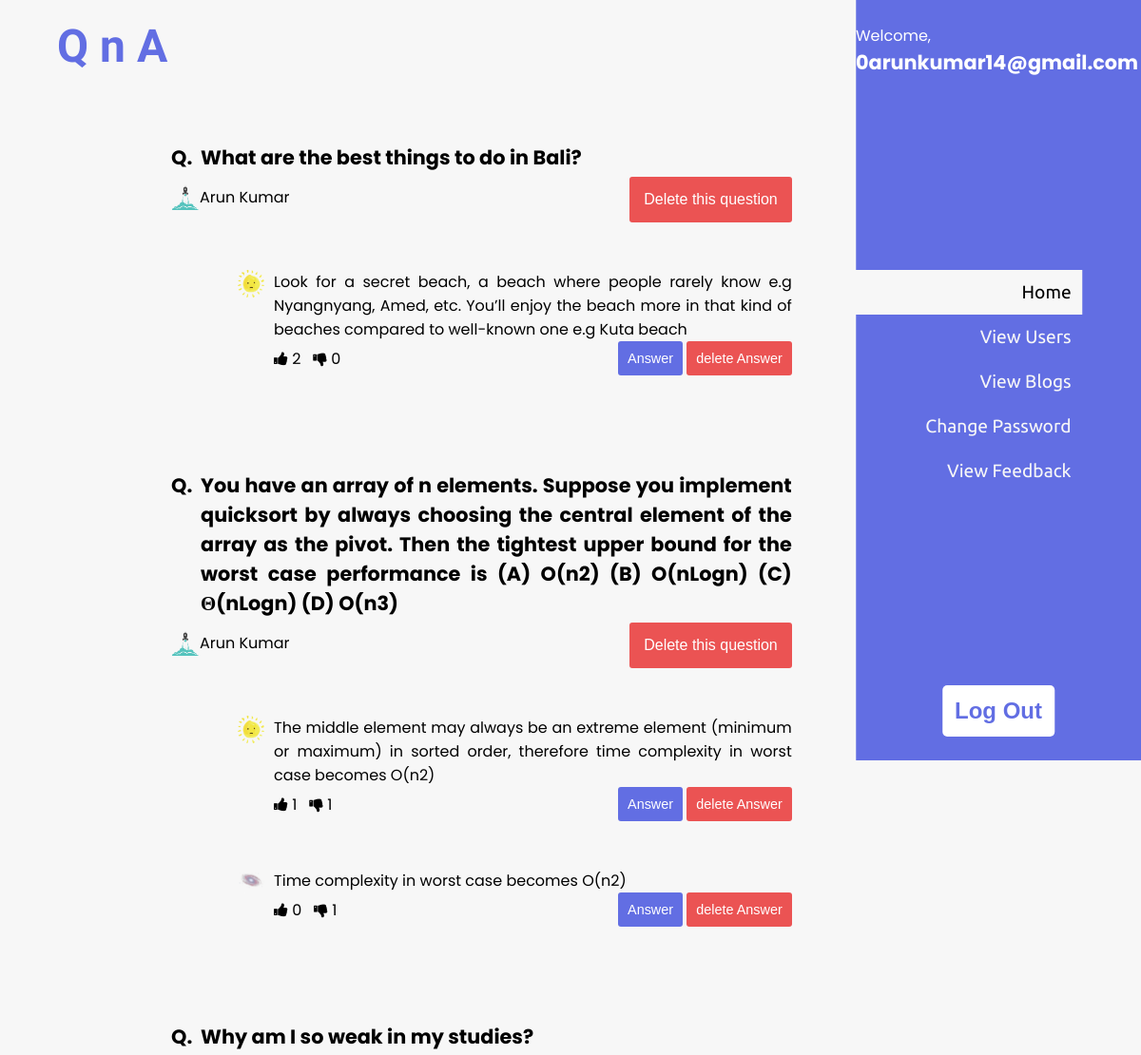
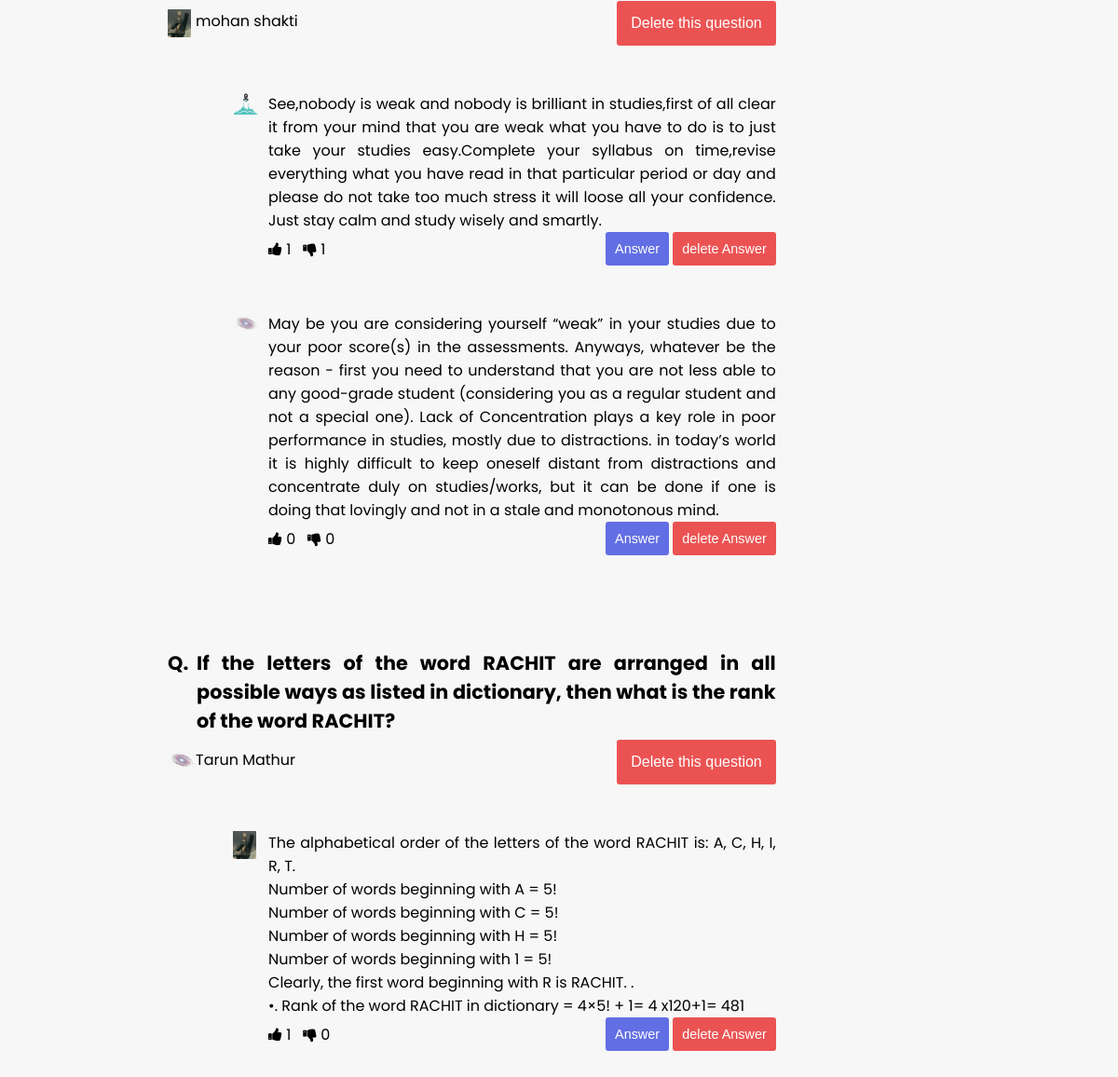
Screenshot of /admin_home (signed in) with the database file from the repository (2 pictures, top to bottom).
### study/models.py (models this page shows, shortened)
class Questions(models.Model):
    id = models.AutoField
    que = RichTextField(blank=True, null=True)
    topic = models.CharField(max_length=100, null=True)
    ans = RichTextField(blank=True, null=True)
    user = models.CharField(max_length=50, null=True)
    user_id = models.IntegerField(max_length=100, null=True)
    atopic = models.CharField(max_length=100, null=True)
    h = models.IntegerField(max_length=200, null=True)
    nh = models.IntegerField(max_length=200, null=True)

class Signup(models.Model):
    user = models.ForeignKey(User, on_delete=models.CASCADE)
    mobile = models.CharField(max_length=20, null=True)
    gender = models.CharField(max_length=10, null=True)
    dob = models.CharField(max_length=10, null=True)
    follower = models.IntegerField(max_length=200, null=True)
    following = models.IntegerField(max_length=200, null=True)
    que_asked = models.IntegerField(max_length=100, null=True)
    answered = models.IntegerField(max_length=100, null=True)
    usr_img = models.ImageField(upload_to="img/", default="")

### study/views.py (the view)
# urls.py: path('admin_home', admin_home, name="admin_home"),
def admin_home(request):
    if not request.user.is_authenticated:
        return redirect('login')
    data = Questions.objects.all()
    usr_data = Signup.objects.all()
    lst = []
    for i in data:
        if i.que is not None and i.que != "":
            lst.append([i, str(i.id)])
    d = {'data': data, 'lst': lst, 'usr_data': usr_data}
    return render(request, 'admin_home.html', d)

### study/templates/admin_home.html (shortened to what this page needs)
<html>
  <head>
    {% load static %}
    <link
      rel="stylesheet"
      href="https://cdnjs.cloudflare.com/ajax/libs/font-awesome/4.7.0/css/font-awesome.min.css"
    />
    <link rel="stylesheet" href="{% static 'css/admin_home.css' %}" />
  </head>
  <body>
    <div class="main-container">
      <div class="body-container">
        <a href="{% url 'index' %}"><p class="logo">Q n A</p></a>
        <div class="all-content">
          {% for i, j in lst %}
          <div class="que-cont">
            <div class="que">
              <p>Q.&nbsp&nbsp</p>
              <p>{{ i.que|safe }}</p>
            </div>
            <div class="asker">
              <div class="info">
                <div class="img-usr">
                  {% for m in usr_data %} {% if m.user.id == i.user_id %}
                  <img src="{{ MEDIA_URL }}/media/{{ m.usr_img }}" alt="" />
                  {% endif %} {% endfor %}
                </div>
                {{ i.user }}
              </div>
              <div class="del-que">
                <a
                  href="{% url 'delete_que' i.id %}"
                  onclick="return confirm('Are you Sure?')"
                  ><button>Delete this question</button></a
                >
              </div>
            </div>
          </div>
          {% for k in data %} {% if k.atopic == j %}
          <div class="ans-cont">
            <div class="anss-img">
              {% for m in usr_data %} {% if m.user.id == k.user_id %}
              <img src="{{ MEDIA_URL }}/media/{{ m.usr_img }}" alt="" />
              {% endif %} {% endfor %}
            </div>
            <div class="ans">
              <p>{{ k.ans|safe }}</p>
              <div class="strip">
                <p>
                  <span
                    ><a href="{% url 'add_on_admin' k.id %}"
                      ><i class="fa fa-thumbs-up"></i
                    ></a>
                    {{ k.h }} &nbsp&nbsp</span
                  ><span
                    ><a href="{% url 'addd_on_admin' k.id %}"
                      ><i class="fa fa-thumbs-down"></i
                    ></a>
                    {{ k.nh }}</span
                  >
                </p>
                <p>
                  <a href="{% url 'add_ans_user' i.id%}"
                    ><button class="but" style="background: #626ee3">
                      Answer
                    </button></a
                  >
                  <a
                    href="{% url 'delete_ans' k.id %}"
                    onclick="return confirm('Are you Sure?')"
                    ><button class="but" style="background-color: #eb5353">
                      delete Answer
                    </button></a
                  >
                </p>
              </div>
            </div>
          </div>
          {% endif %} {% endfor %} {% endfor %}
        </div>
      </div>
      <div class="menu-admin">
        <div class="admin-navigation">
          <p>
            Welcome,
            <span style="font-weight: bold; font-size: 1.3rem">
              {{ user }}</span
            >
          </p>
          <ul class="admin-nav">
            <a href="{% url 'admin_home' %}"
              ><li class="nav-items-admin active">Home</li></a
            >
            <a href="{% url 'view_user' %}"
              ><li class="nav-items-admin">View Users</li></a
            >
            <a href=""><li class="nav-items-admin">View Blogs</li></a>
            <a href="{% url 'change_password' %}"
              ><li class="">Change Password</li></a
            >
            <a href="{% url 'view_feedback' %}"
              ><li class="nav-items-admin">View Feedback</li></a
            >
          </ul>
          <a href="{% url 'logout' %}"
            ><button class="buttn">Log Out</button></a
          >
        </div>
      </div>
    </div>
  </body>
</html>

### study/static/css/admin_home.css (style rules this page uses)
* { margin: 0; padding: 0; box-sizing: border-box; }
*::after, *::before { box-sizing: border-box; }
body { background-color: #f7f7f7; font-family: "Poppins"; }
:root { --primary: #626ee3; }
img { max-width: 100%; max-height: 100%; }
a { text-decoration: none; color: inherit; }
ul { list-style: none; }
.main-container { display: flex; }
.all-content { margin-top: 150px; margin-left: 180px; margin-right: 40px; }
.body-container { width: 80%; }
.menu-admin { width: 30%; }
.admin-navigation { position: sticky; width: 300px; height: 100vh; top: 0; background: var(--primary); left: 100%; display: flex; align-self: flex-start; flex-direction: column; justify-content: space-between; align-items: center; padding: 25px 0; z-index: 99; }
.admin-navigation > p { color: white; }
.admin-nav { display: flex; justify-content: center; align-items: flex-end; flex-direction: column; }
.admin-nav > a > li { padding: 12px; color: #f7f7f7; font-size: 1.2rem; font-family: "Ubuntu"; cursor: pointer; }
.active { background-color: #f7f7f7; color: black !important; position: relative; }
.active::before { content: ""; height: 100%; width: 230%; position: absolute; background-color: #f7f7f7; left: -170px; top: 0; }
.buttn { padding: 13px; color: #626ee3; background-color: white; border: none; font-size: 1.5rem; font-weight: bold; border-radius: 5px; cursor: pointer; }
.logo { font-family: "Fascinate", cursive; font-size: 3rem; font-weight: bolder; color: var(--primary); padding: 20px 0 0 60px; position: absolute; left: 0; top: 0; }
.que-cont { display: flex; flex-direction: column; margin-top: 100px; margin-bottom: 50px; }
.que { font-size: 1.3rem; font-weight: bold; text-align: justify; display: flex; }
.asker { display: flex; justify-content: space-between; align-items: center; margin-top: 5px; }
.info { display: flex; }
.img-usr { width: 30px; height: 30px; }
.ans-cont { margin: 30px 0 50px 70px; display: flex; }
.anss-img { width: 30px; height: 30px; margin-right: 10px; }
.del-que > a > button { padding: 15px; border: none; background: #eb5353; color: white; border-radius: 3px; font-size: 1rem; cursor: pointer; }
.ans { width: 100%; text-align: justify; }
.strip { display: flex; justify-content: space-between; align-items: center; }
.but { padding: 10px; font-size: 0.9rem; color: white; border-radius: 3px; border: none; cursor: pointer; }

### rows the page displays
Questions: que "What are the best things to do in Bali?", user "Arun Kumar"
Signup: usr_img (picture)
Questions: ans "Look for a secret beach, a beach where people rarely know e.g Nyangnyang, Amed, etc. You’ll enjoy the beach more in that kind of beaches compared to well-known one e.g Kuta beach", h "2", nh "0"
Signup: usr_img (picture)
Questions: que "You have an array of n elements. Suppose you implement quicksort by always choosing the central element of the array as the pivot. Then the tightest upper bound for the worst case performance is (A) O(n2) (B) O(nLogn) (C) Θ(nLogn) (D) O(n3)", user "Arun Kumar"
Questions: ans "The middle element may always be an extreme element (minimum or maximum) in sorted order, therefore time complexity in worst case becomes O(n2)", h "1", nh "1"
Questions: ans "Time complexity in worst case becomes O(n2)", h "0", nh "1"
Signup: usr_img (picture)
Questions: que "Why am I so weak in my studies?", user "mohan shakti"
Signup: usr_img (picture)
Questions: ans "See,nobody is weak and nobody is brilliant in studies,first of all clear it from your mind that you are weak what you have to do is to just take your studies easy.Complete your syllabus on time,revise everything what you have read in that particular period or day and please do not take too much stress it will loose all your confidence. Just stay calm and study wisely and smartly.", h "1", nh "1"
Questions: ans "May be you are considering yourself “weak” in your studies due to your poor score(s) in the assessments. Anyways, whatever be the reason - first you need to understand that you are not less able to any good-grade student (considering you as a regular student and not a special one). Lack of Concentration plays a key role in poor performance in studies, mostly due to distractions. in today’s world it is highly difficult to keep oneself distant from distractions and concentrate duly on studies/works, but it can be done if one is doing that lovingly and not in a stale and monotonous mind.", h "0", nh "0"
Questions: que "If the letters of the word RACHIT are arranged in all possible ways as listed in dictionary, then what is the rank of the word RACHIT?", user "Tarun Mathur"
Questions: ans "The alphabetical order of the letters of the word RACHIT is: A, C, H, I, R, T. Number of words beginning with A = 5! Number of words beginning with C = 5! Number of words beginning with H = 5! Number of words beginning with 1 = 5! Clearly, the first word beginning with R is RACHIT. . •. Rank of the word RACHIT in dictionary = 4×5! + 1= 4 x120+1= 481", h "1", nh "0"

### other values shown
{{ user }} "0arunkumar14@gmail.com"
